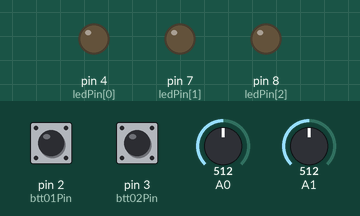
This sketch was run on a simulated Arduino Uno, built with avr-gcc and run on an emulated ATmega328P. On the bench: output pins drawn as LEDs (lit = HIGH). Inputs (shaded band) come from the test bench; at power-on: pin 2 (btt01Pin) HIGH, A0 = 512, pin 3 (btt02Pin) HIGH, A1 = 512. Storage starts empty.

Above: at 1.2 s.
1.3 s: pin 2 (btt01Pin) pulled LOW for 0.15 s
At 2.3 s:
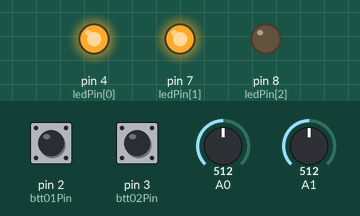
2.9 s: A0 set to 494
At 3.9 s:
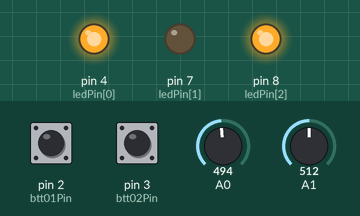
4.5 s: A0 set to 511
At 5.0 s:
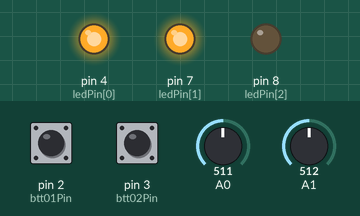
6.1 s: A0 set to 306
At 7.0 s:
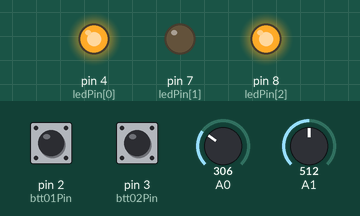
Timing chart, 0 to 8.6 s (numbered marks = the images above; inputs shaded):
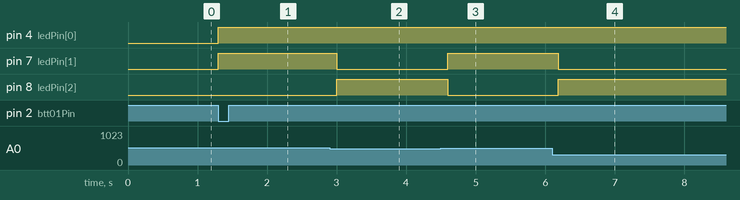

The sketch:

testePlacaV0_20.ino
```cpp
/*
**********************************************************
*                RESPIRÔMETRO - CTA                      *
**********************************************************
 AUTOR/ES: Béuren F. Bechlin

 Algoritmo desenvolvido para testes rápido para o shield
 respirômetro v0.20. Nele é testado:
 * LEDS
 * Cartão SD
 * Botões configurados com pullUp interno

       +-------------------------------------------+
       |   Centro de Tecnologia Acadêmica - UFRGS  |
       |         http://cta.if.ufrgs.br            |
       +-------------------------------------------+

 Este arquivo fonte faz parte do Respirômetro e está
 sobre as seguinte/s licença/s:
  * GPL v3
*/

#include <SD.h>
#include "utils.h"

#define CSPin 10
#define btt01Pin 2
#define btt02Pin 3

int ledPin[3] = {4, 7, 8};
int lastRead[2] = {0, 0};
int frequency = 10; //Hz
int period = int(1000.0/frequency); //ms
Interface _interface(loopInterface, period);
Polling _pollingBtt01(20);
Polling _pollingBtt02(20);
File _file;

void loopInterface(){

    unsigned long time_0 = millis();
    int termRead[2] = {analogRead(A0), analogRead(A1)};
    String read_str = String(String(termRead[0])+"\t"+String(termRead[1]));

    if(termRead[0] - lastRead[0] > 1){
        read_str = String(read_str + "\tInspirando");
        digitalWrite(ledPin[1], HIGH);
        digitalWrite(ledPin[2], LOW);
    }
    else if(termRead[0] - lastRead[0] < -1){
        read_str = String(read_str + "\tExpirando");
        digitalWrite(ledPin[1], LOW);
        digitalWrite(ledPin[2], HIGH);
    }

    _file = SD.open("Resp.txt", FILE_WRITE);
    if(_file){
        _file.println(read_str);
    }
    else{
        Serial.println("ERRO ao escrever no arquivo.");
    }
    _file.flush();

    lastRead[0] = termRead[0];
    lastRead[1] = termRead[1];
}

void setup(){

    Serial.begin(9600);

    pinMode(CSPin, OUTPUT);

    if (!SD.begin(CSPin))
        return;
    _file = SD.open("Resp.txt", FILE_WRITE);

    pinMode(btt01Pin, INPUT_PULLUP);
    attachInterrupt(0, btt01Rising, FALLING);

    pinMode(btt02Pin, INPUT_PULLUP);
    attachInterrupt(1, btt02Rising, FALLING);

    for(int i = 0; i < 3; i++)
        pinMode(ledPin[i], OUTPUT);

}

void loop(){
    _interface.run();
}

void btt01Rising(){
    if(_pollingBtt01.test()){
        if(!_interface.running()){
            _interface.setState();
            digitalWrite(ledPin[0], HIGH);
            digitalWrite(ledPin[1], LOW);
            digitalWrite(ledPin[2], LOW);
        }
        _pollingBtt01.executed();
    }
}

void btt02Rising(){
    if(_pollingBtt02.test()){
        if(_interface.running()){
            _interface.setState();
            for(int i = 0; i < 3; i++)
              digitalWrite(ledPin[i], LOW);
        }
        _pollingBtt02.executed();
    }
}
```

utils.cpp
```cpp
#include "utils.h"

Polling::Polling(){
    this->period = 0;
}

Polling::Polling(int period){
    this->period = period;
}

bool Polling::test(){
    if(millis() - this->time_last  >= this->period)
        return true;
    else
        return false;
}

void Polling::executed(){
    this->time_last = millis();
}

void Polling::setPeriod(int period){
    this->period = period;
}


Interface::Interface(void (*callback)(void), int period){
    this->callback = callback;
    this->state = false;
    this->_interval.setPeriod(period);
    this->_interval.executed();
}

bool Interface::running(){
    return this->state;
}

void Interface::setState(){
    this->state = !this->state;
}

void Interface::run(){
    if(this->state == true){
        if(this->_interval.test()){
            this->callback();
            this->_interval.executed();
        }
    }
}

void Interface::setPeriod(int period){
    this->_interval.setPeriod(period);
}
```

utils.h
```cpp
#ifndef UTILS
#define UTILS

#if (ARDUINO >= 100)
 #include "Arduino.h"
#else
 #include "WProgram.h"
#endif

class Polling{
    private:
        unsigned long time_last;
        int period;

    public:
        Polling();
        Polling(int);
        bool test();
        void executed();
        void setPeriod(int);
};

class Interface{
    private:
        bool state;
        void (*callback)(void);
        Polling _interval;

    public:
        Interface(void (*)(), int);

        bool running();
        void setState();
        void setPeriod(int period);
        void run();

};

//  * Classe para gerenciar o cartão SD e os arquivos nele

// class SDmanager: public SD{
//     private:
//         String file_name;
//         File data_file;

//     public:
// };

#endif
```

Measured:
- the behaviour switches between 511 and 510 on A0 (found by bisection; images 1 and 2)
- after the input at 1.3 s, pin 4 (ledPin[0]), pin 7 (ledPin[1]): LOW → HIGH at once
- after the input at 2.9 s, pin 7 (ledPin[1]): HIGH → LOW after 0.10 s; pin 8 (ledPin[2]): LOW → HIGH after 0.10 s
- after the input at 4.5 s, pin 7 (ledPin[1]): LOW → HIGH after 0.10 s; pin 8 (ledPin[2]): HIGH → LOW after 0.10 s
- after the input at 6.1 s, pin 7 (ledPin[1]): HIGH → LOW after 0.09 s; pin 8 (ledPin[2]): LOW → HIGH after 0.09 s
